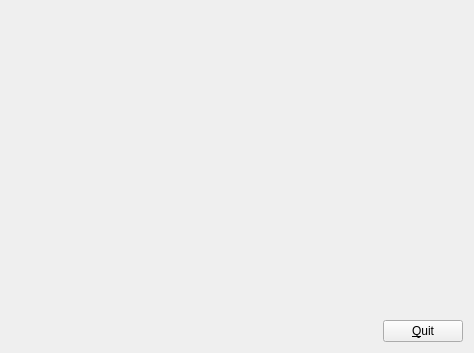
<?xml version="1.0" encoding="UTF-8"?>
<ui version="4.0">
 <class>MainWindow</class>
 <widget class="QMainWindow" name="MainWindow">
  <property name="windowModality">
   <enum>Qt::ApplicationModal</enum>
  </property>
  <property name="geometry">
   <rect>
    <x>0</x>
    <y>0</y>
    <width>474</width>
    <height>353</height>
   </rect>
  </property>
  <property name="sizePolicy">
   <sizepolicy hsizetype="Minimum" vsizetype="Minimum">
    <horstretch>0</horstretch>
    <verstretch>0</verstretch>
   </sizepolicy>
  </property>
  <property name="windowTitle">
   <string>OpenGL - Test</string>
  </property>
  <widget class="QWidget" name="centralWidget">
   <layout class="QHBoxLayout" name="horizontalLayout_3">
    <item>
     <widget class="GLWidget" name="widget" native="true">
      <property name="sizePolicy">
       <sizepolicy hsizetype="Expanding" vsizetype="Preferred">
        <horstretch>0</horstretch>
        <verstretch>0</verstretch>
       </sizepolicy>
      </property>
     </widget>
    </item>
    <item>
     <layout class="QVBoxLayout" name="verticalLayout">
      <item>
       <spacer name="verticalSpacer">
        <property name="orientation">
         <enum>Qt::Vertical</enum>
        </property>
        <property name="sizeHint" stdset="0">
         <size>
          <width>20</width>
          <height>40</height>
         </size>
        </property>
       </spacer>
      </item>
      <item>
       <widget class="QPushButton" name="pushButton">
        <property name="sizePolicy">
         <sizepolicy hsizetype="Minimum" vsizetype="Minimum">
          <horstretch>0</horstretch>
          <verstretch>0</verstretch>
         </sizepolicy>
        </property>
        <property name="text">
         <string>&amp;Quit</string>
        </property>
       </widget>
      </item>
     </layout>
    </item>
   </layout>
  </widget>
 </widget>
 <layoutdefault spacing="6" margin="11"/>
 <customwidgets>
  <customwidget>
   <class>GLWidget</class>
   <extends>QWidget</extends>
   <header>glwidget.h</header>
   <container>1</container>
  </customwidget>
 </customwidgets>
 <resources/>
 <connections>
  <connection>
   <sender>pushButton</sender>
   <signal>clicked()</signal>
   <receiver>MainWindow</receiver>
   <slot>close()</slot>
   <hints>
    <hint type="sourcelabel">
     <x>417</x>
     <y>318</y>
    </hint>
    <hint type="destinationlabel">
     <x>451</x>
     <y>237</y>
    </hint>
   </hints>
  </connection>
 </connections>
</ui>
